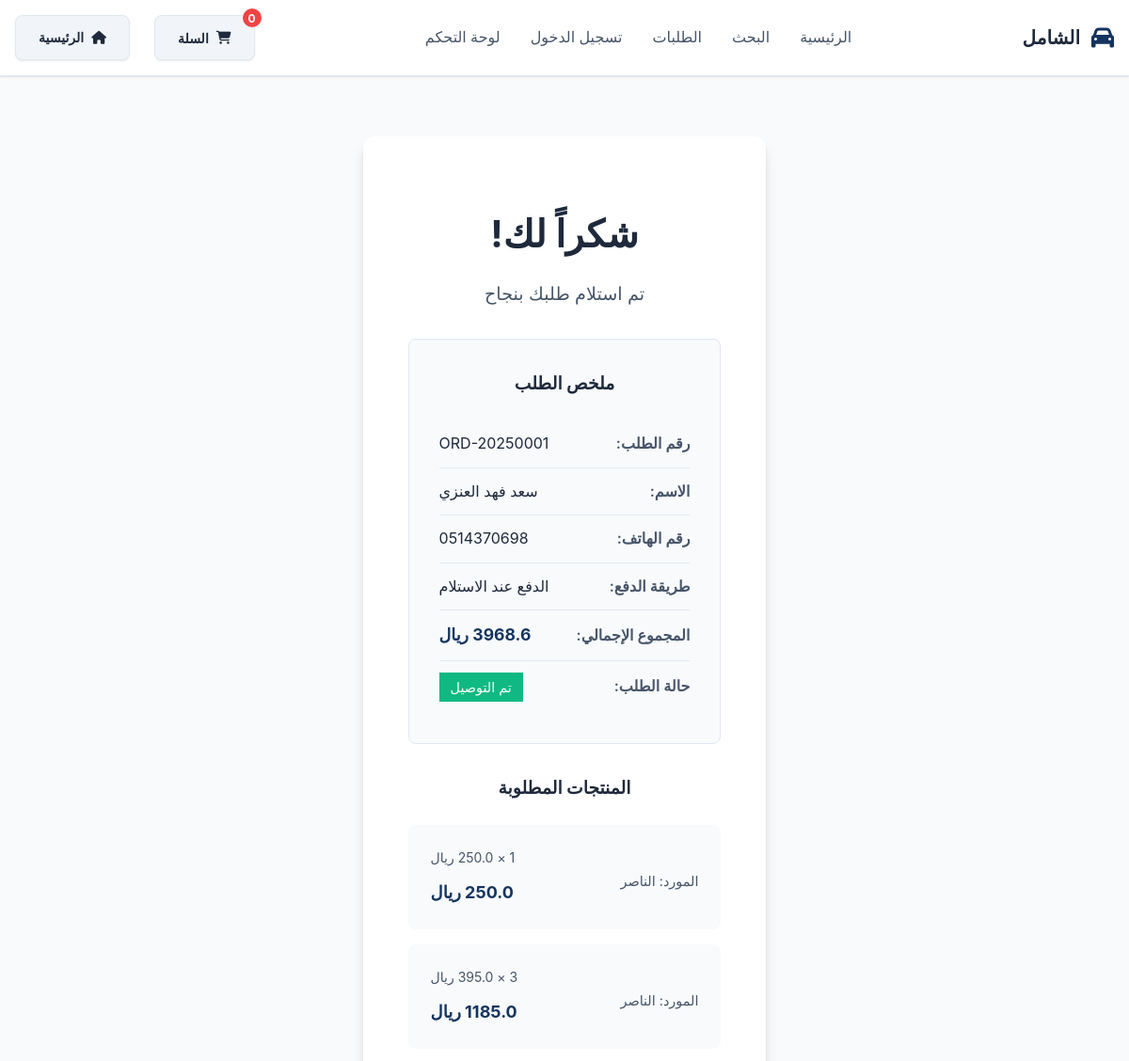
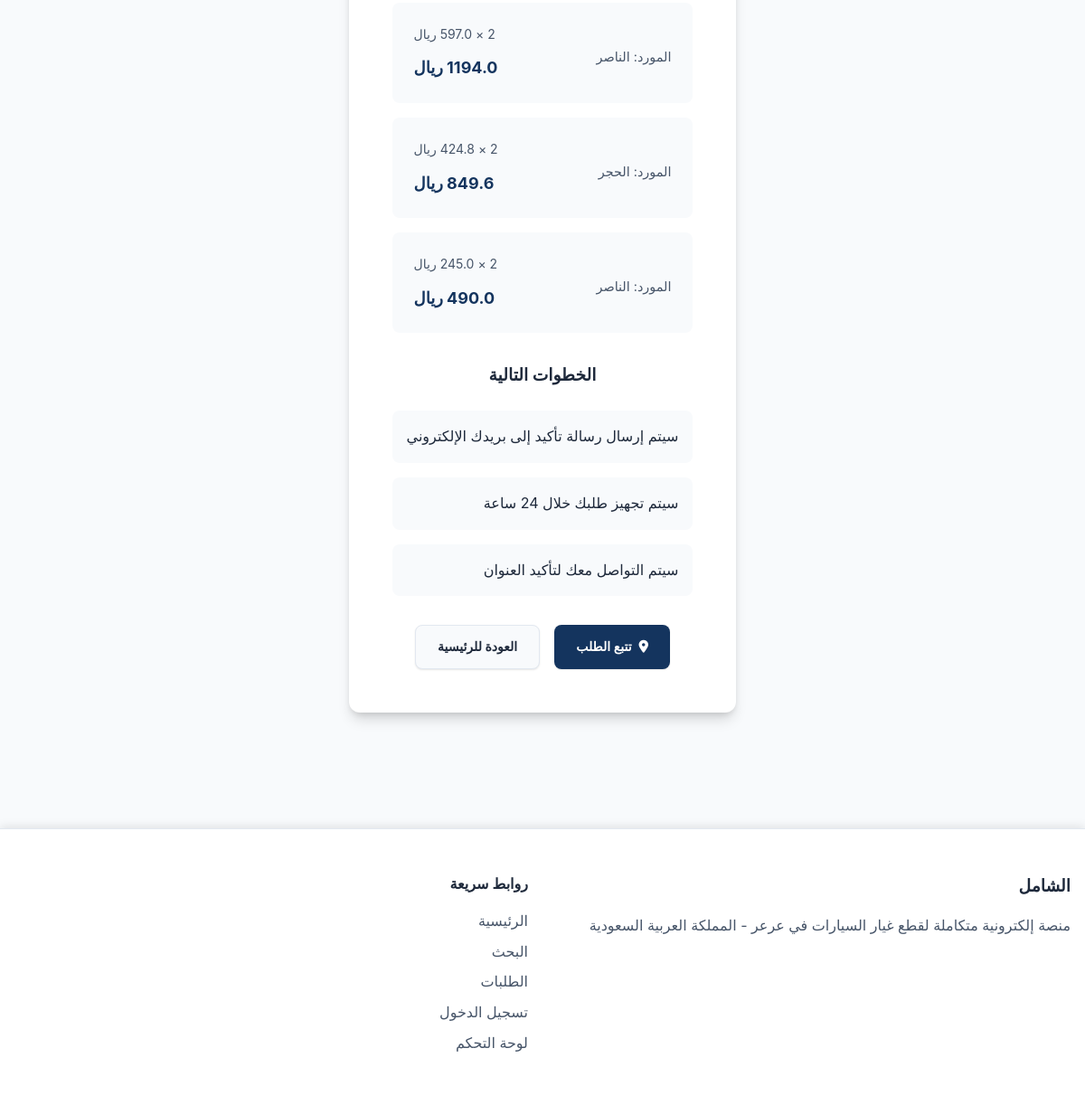
/thank_you/ORD-20250001, run on the app's committed database (2 pictures, top to bottom).
### tables this page shows
CREATE TABLE orders (
            id TEXT PRIMARY KEY,
            customer_name TEXT NOT NULL,
            customer_phone TEXT NOT NULL,
            customer_email TEXT,
            address TEXT NOT NULL,
            payment_method TEXT NOT NULL,
            card_number TEXT,
            card_name TEXT,
            total_amount REAL NOT NULL,
            status TEXT DEFAULT 'pending_payment',
            created_at TIMESTAMP DEFAULT CURRENT_TIMESTAMP,
            updated_at TIMESTAMP DEFAULT CURRENT_TIMESTAMP
        );

CREATE TABLE order_items (
            id INTEGER PRIMARY KEY AUTOINCREMENT,
            order_id TEXT NOT NULL,
            product_id TEXT NOT NULL,
            product_name TEXT NOT NULL,
            supplier TEXT NOT NULL,
            price REAL NOT NULL,
            quantity INTEGER NOT NULL,
            FOREIGN KEY (order_id) REFERENCES orders(id),
            FOREIGN KEY (product_id) REFERENCES products(id)
        );

### app.py (the view)
@app.route('/thank_you/<order_id>')
def thank_you(order_id):
    conn = get_db_connection()
    order = conn.execute('SELECT * FROM orders WHERE id = ?', (order_id,)).fetchone()
    if not order:
        conn.close()
        return redirect(url_for('index'))
    items = conn.execute('SELECT * FROM order_items WHERE order_id = ?', (order_id,)).fetchall()
    conn.close()
    order_dict = dict_from_row(order)
    order_dict['items'] = [dict_from_row(item) for item in items]
    return render_template('thank_you.html', order=order_dict)

### app.py (called while the page is built)
def dict_from_row(row):
    return dict(row) if row else None

### database.py (called while the page is built)
def get_db_connection():
    conn = sqlite3.connect(DB_PATH)
    conn.row_factory = sqlite3.Row
    return conn

### templates/thank_you.html (shortened to what this page needs)
<!DOCTYPE html>
<html lang="ar" dir="rtl">
<head>
    <link rel="stylesheet" href="https://cdnjs.cloudflare.com/ajax/libs/font-awesome/6.4.0/css/all.min.css">
    <link rel="stylesheet" href="{{ url_for('static', filename='css/main.css') }}">
</head>
<body>
    <header class="header">
        <div class="container">
            <div class="header-content">
                <div class="logo">
                    <i class="fa-solid fa-car"></i>
                    <h1>الشامل</h1>
                </div>
                <nav class="nav">
                    <ul>
                        <li><a href="{{ url_for('index') }}">الرئيسية</a></li>
                        <li><a href="{{ url_for('search') }}">البحث</a></li>
                        <li><a href="{{ url_for('orders') }}">الطلبات</a></li>
                        <li><a href="{{ url_for('admin') }}">تسجيل الدخول</a></li>
                        <li><a href="{{ url_for('customer_dashboard') }}">لوحة التحكم</a></li>
                    </ul>
                </nav>
                <div class="header-actions">
                    <button class="btn btn-secondary" onclick="openCart()"
                        style="position: relative; margin-left: 10px;">
                        <i class="fa-solid fa-shopping-cart"></i> السلة
                        <span class="cart-count" id="cartCount" style="display: none; position: absolute; top: -8px; right: -8px; background: var(--error-color); color: white; border-radius: 50%; width: 20px; height: 20px; display: flex; align-items: center; justify-content: center; font-size: 0.75rem; font-weight: bold;">0</span>
                    </button>
                    <a href="{{ url_for('index') }}" class="btn btn-secondary"><i class="fa-solid fa-home"></i>
                        الرئيسية</a>
                </div>
            </div>
        </div>
    </header>
    <section class="thank-you-section">
        <div class="container">
            <div class="thank-you-content">
                <h1>شكراً لك!</h1>
                <p class="success-message">تم استلام طلبك بنجاح</p>
                <div class="order-summary">
                    <h3>ملخص الطلب</h3>
                    <div class="order-info">
                        <div class="info-row">
                            <span class="label">رقم الطلب:</span>
                            <span class="value">{{ order.id }}</span>
                        </div>
                        <div class="info-row">
                            <span class="label">الاسم:</span>
                            <span class="value">{{ order.customer_name }}</span>
                        </div>
                        <div class="info-row">
                            <span class="label">رقم الهاتف:</span>
                            <span class="value">{{ order.customer_phone }}</span>
                        </div>
                        <div class="info-row">
                            <span class="label">طريقة الدفع:</span>
                            <span class="value">
                                {% if order.payment_method == 'tabby' %}
                                تابي (4 أقساط)
                                {% elif order.payment_method == 'tamara' %}
                                تمارا
                                {% elif order.payment_method == 'electronic' %}
                                الدفع الإلكتروني
                                {% elif order.payment_method == 'cash_on_delivery' %}
                                الدفع عند الاستلام
                                {% else %}
                                {{ order.payment_method }}
                                {% endif %}
                            </span>
                        </div>
                        <div class="info-row">
                            <span class="label">المجموع الإجمالي:</span>
                            <span class="value total">{{ order.total_amount }} ريال</span>
                        </div>
                        <div class="info-row">
                            <span class="label">حالة الطلب:</span>
                            <span class="value status">
                                {% if order.status == 'paid' %}
                                مدفوع
                                {% elif order.status == 'pending_payment' %}
                                في انتظار الدفع
                                {% elif order.status == 'shipped' %}
                                تم الشحن
                                {% elif order.status == 'delivered' %}
                                تم التسليم
                                {% else %}
                                {{ order.status }}
                                {% endif %}
                            </span>
                        </div>
                    </div>
                </div>
                <div class="order-items">
                    <h3>المنتجات المطلوبة</h3>
                    <div class="items-list">
                        {% for item in order['items'] %}
                        <div class="item-card">
                            <div class="item-info">
                                <p>المورد: {{ item.supplier }}</p>
                            </div>
                            <div class="item-details">
                                <span class="quantity">{{ item.quantity }} × {{ item.price }} ريال</span>
                                <span class="item-total">{{ (item.quantity * item.price) }} ريال</span>
                            </div>
                        </div>
                        {% endfor %}
                    </div>
                </div>
                <div class="next-steps">
                    <h3>الخطوات التالية</h3>
                    <div class="steps-list">
                        <div class="step">
                            <span>سيتم إرسال رسالة تأكيد إلى بريدك الإلكتروني</span>
                        </div>
                        <div class="step">
                            <span>سيتم تجهيز طلبك خلال 24 ساعة</span>
                        </div>
                        <div class="step">
                            <span>سيتم التواصل معك لتأكيد العنوان</span>
                        </div>
                    </div>
                </div>
                <div class="action-buttons">
                    <a href="{{ url_for('track_order', order_id=order.id) }}" class="btn btn-primary"><i
                            class="fa-solid fa-map-marker-alt"></i> تتبع الطلب</a>
                    <a href="{{ url_for('index') }}" class="btn btn-secondary">
                        العودة للرئيسية
                    </a>
                </div>
            </div>
        </div>
    </section>
    <footer class="footer">
        <div class="container">
            <div class="footer-content">
                <div class="footer-section">
                    <h3>الشامل</h3>
                    <p>منصة إلكترونية متكاملة لقطع غيار السيارات في عرعر - المملكة العربية السعودية</p>
                </div>
                <div class="footer-section">
                    <h4>روابط سريعة</h4>
                    <ul>
                        <li><a href="{{ url_for('index') }}">الرئيسية</a></li>
                        <li><a href="{{ url_for('search') }}">البحث</a></li>
                        <li><a href="{{ url_for('orders') }}">الطلبات</a></li>
                        <li><a href="{{ url_for('admin') }}">تسجيل الدخول</a></li>
                        <li><a href="{{ url_for('customer_dashboard') }}">لوحة التحكم</a></li>
                    </ul>
                </div>
            </div>
        </div>
    </footer>
</body>
</html>

### templates/thank_you.html (style rules this page uses)
.thank-you-section { padding: 4rem 0; min-height: 80vh; display: flex; align-items: center; }
.thank-you-content { max-width: 800px; margin: 0 auto; text-align: center; background: var(--bg-card); padding: 3rem; border-radius: var(--border-radius-lg); box-shadow: var(--shadow-lg); }
.thank-you-content h1 { font-size: 2.5rem; color: var(--text-primary); margin-bottom: 1rem; }
.success-message { font-size: 1.2rem; color: var(--text-secondary); margin-bottom: 2rem; }
.order-summary { background: var(--bg-primary); padding: 2rem; border-radius: var(--border-radius); margin: 2rem 0; text-align: right; }
.order-summary h3 { color: var(--text-primary); margin-bottom: 1.5rem; text-align: center; }
.info-row { display: flex; justify-content: space-between; align-items: center; padding: 0.75rem 0; border-bottom: 1px solid var(--border-color); }
.info-row:last-child { border-bottom: none; }
.label { font-weight: 600; color: var(--text-secondary); }
.value { color: var(--text-primary); }
.value.total { font-weight: 700; font-size: 1.1rem; color: var(--primary-color); }
.value.status { padding: 0.25rem 0.75rem; border-radius: var(--border-radius-sm); background: var(--success-color); color: white; font-size: 0.9rem; }
.order-items { margin: 2rem 0; text-align: right; }
.order-items h3 { color: var(--text-primary); margin-bottom: 1.5rem; text-align: center; }
.items-list { display: flex; flex-direction: column; gap: 1rem; }
.item-card { background: var(--bg-primary); padding: 1.5rem; border-radius: var(--border-radius); display: flex; justify-content: space-between; align-items: center; }
.item-info p { color: var(--text-secondary); font-size: 0.9rem; }
.item-details { display: flex; flex-direction: column; align-items: flex-end; gap: 0.5rem; }
.quantity { color: var(--text-secondary); font-size: 0.9rem; }
.item-total { font-weight: 600; color: var(--primary-color); }
.next-steps { margin: 2rem 0; text-align: right; }
.next-steps h3 { color: var(--text-primary); margin-bottom: 1.5rem; text-align: center; }
.steps-list { display: flex; flex-direction: column; gap: 1rem; }
.step { display: flex; align-items: center; gap: 1rem; padding: 1rem; background: var(--bg-primary); border-radius: var(--border-radius); }
.step span { color: var(--text-primary); }
.action-buttons { display: flex; gap: 1rem; justify-content: center; margin-top: 2rem; }
.action-buttons .btn { padding: 0.75rem 1.5rem; text-decoration: none; border-radius: var(--border-radius); font-weight: 600; transition: all 0.3s ease; }
.action-buttons .btn-primary { background: var(--primary-color); color: white; }
.action-buttons .btn-secondary { background: var(--bg-primary); color: var(--text-primary); border: 1px solid var(--border-color); }

### data on the page
orders: id "ORD-20250001", customer_name "سعد فهد العنزي", customer_phone "0514370698", payment_method "الدفع عند الاستلام", status "تم التوصيل"
order_items: supplier "الناصر", (item.quantity*item.price) "250.0"
order_items: supplier "الناصر", (item.quantity*item.price) "1185.0"
order_items: supplier "الناصر", (item.quantity*item.price) "1194.0"
order_items: supplier "الحجر", (item.quantity*item.price) "849.6"
order_items: supplier "الناصر", (item.quantity*item.price) "490.0"
